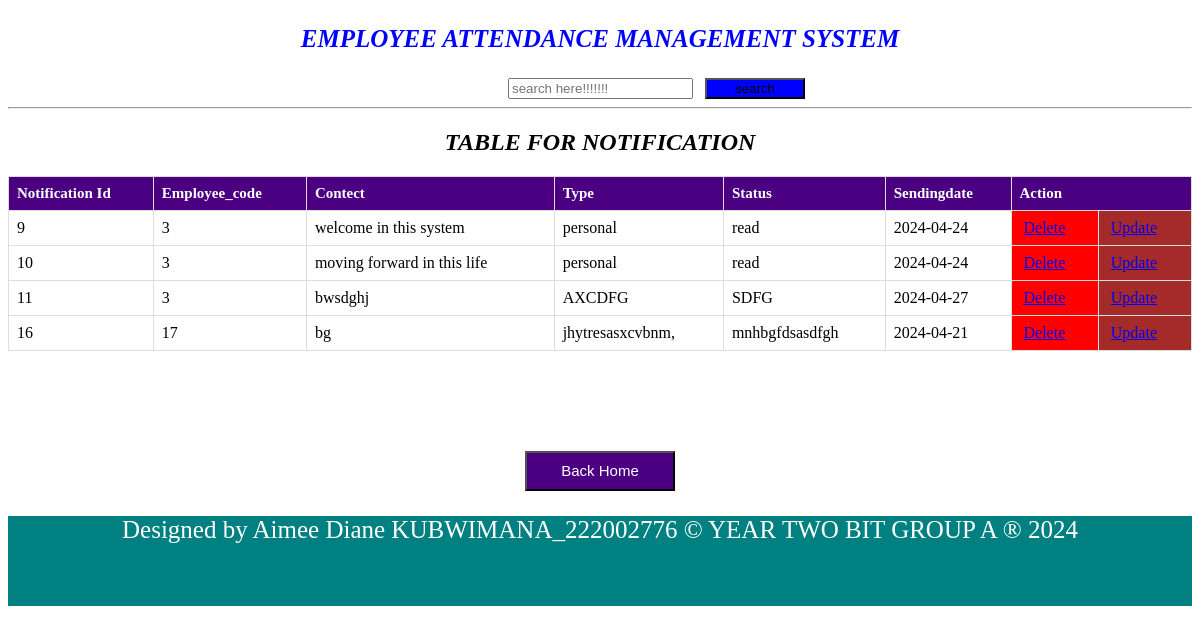
The page /KUBWIMANA_AimeeDiane_222002776_W.T_CAT_Submission_of_30th_04_2024/notiftable.php on the database its author committed.
### tables this page shows
CREATE TABLE `notification` (
  `Id` int(11) NOT NULL,
  `employee_code` int(11) NOT NULL,
  `content` varchar(120) DEFAULT NULL,
  `type` varchar(120) DEFAULT NULL,
  `Status` varchar(120) DEFAULT NULL,
  `sendingdate` date DEFAULT NULL
);

### KUBWIMANA_AimeeDiane_222002776_W.T_CAT_Submission_of_30th_04_2024/notiftable.php (the view, shortened to what this page needs)
<!DOCTYPE html>
<html>
<head>
</head>
<body>
<center><p style="font-weight: bold;font-size: 25px;align-items: center;color: blue;"><i>EMPLOYEE ATTENDANCE MANAGEMENT SYSTEM</i></p></center>
<div style="margin-left: 500px;"><form action="search.php" method="GET">
      <input type="search" name="query" placeholder="search here!!!!!!!">&nbsp;&nbsp;&nbsp;<button type="submit" style="background-color: blue;width: 100px;">search</button>
    </form></div>
<hr>
    <center>
    <h2><i> TABLE FOR NOTIFICATION</h2></i></center>
    <table>
        <tr>
            <th>Notification Id</th>
            <th>Employee_code</th>
            <th>Contect</th>
            <th>Type</th>
            <th>Status</th>
            <th>Sendingdate</th>
            <th colspan="2">Action</th>
        </tr>
        <?php
      include "dbconnection.php";
        $sql = "SELECT * FROM notification";
        $result = $connection->query($sql);
        if ($result->num_rows > 0) {
            while ($row = $result->fetch_assoc()) {
                $pid = $row['Id'];
                echo "<tr>
                    <td>" . $row['Id'] . "</td>
                    <td>" . $row['employee_code'] . "</td>
                    <td>" . $row['content'] . "</td>
                    <td>" . $row['type'] . "</td>
                    <td>" . $row['Status'] . "</td>
                    <td>" . $row['sendingdate'] . "</td>
                    <td style='background-color:red'><a style='padding:4px' href='delete_notification.php?id=$pid'>Delete</a></td>
                    <td style='background-color:brown'><a style='padding:4px' href='update_notification.php?id=$pid'>Update</a></td>
                </tr>";
            }
        } else {
            echo "<tr><td colspan='6'>No data found</td></tr>";
        }
        ?>
    </table>
       <center><button style="background-color: indigo; width: 150px;height: 40px;margin-top: 100px;" ><a href="home page.html" style=" font-size: 15px;color: white;text-decoration: none" >Back Home</a></button></center>
   <div><footer style="background-color:teal;text-align: center;width:100%;height:90px; color: white;font-size: 25px;margin-top: 20px;bottom: 0px;"><p> Designed by Aimee Diane KUBWIMANA_222002776 &copy YEAR TWO BIT GROUP A &reg 2024</p></footer></div>
</body>
</html>

### KUBWIMANA_AimeeDiane_222002776_W.T_CAT_Submission_of_30th_04_2024/notiftable.php (style rules this page uses)
table { width: 100%; border-collapse: collapse; }
th, td { border: 1px solid #ddd; padding: 8px; text-align: left; }
th { background-color: indigo; color: white; font-size: 15px; }

### rows shown on the page
notification: Id "9", employee_code "3", content "welcome in this system", type "personal", Status "read", sendingdate "2024-04-24"
notification: Id "10", employee_code "3", content "moving forward in this life", type "personal", Status "read", sendingdate "2024-04-24"
notification: Id "11", employee_code "3", content "bwsdghj", type "AXCDFG", Status "SDFG", sendingdate "2024-04-27"
notification: Id "16", employee_code "17", content "bg", type "jhytresasxcvbnm,", Status "mnhbgfdsasdfgh", sendingdate "2024-04-21"
